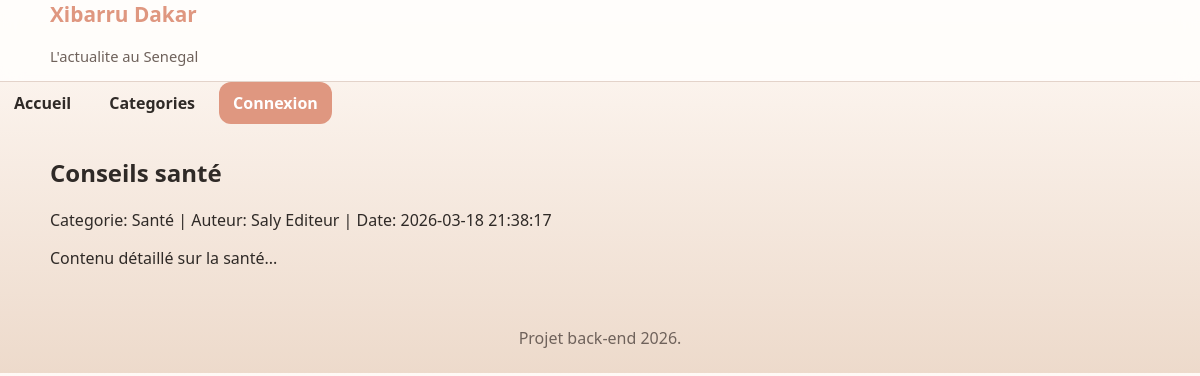
Screenshot of /articles/voir.php?id=2 with the database file from the repository.
### tables this page shows
CREATE TABLE articles (
    id INT AUTO_INCREMENT PRIMARY KEY,
    titre VARCHAR(255) NOT NULL,
    description_courte TEXT NOT NULL,
    contenu LONGTEXT NOT NULL,
    categorie_id INT NOT NULL,
    auteur_id INT NOT NULL,
    date_publication DATETIME NOT NULL DEFAULT CURRENT_TIMESTAMP,
    FOREIGN KEY (categorie_id) REFERENCES categories(id) ON DELETE RESTRICT,
    FOREIGN KEY (auteur_id) REFERENCES utilisateurs(id) ON DELETE RESTRICT
);

CREATE TABLE categories (
    id INT AUTO_INCREMENT PRIMARY KEY,
    nom VARCHAR(100) NOT NULL UNIQUE
);

CREATE TABLE utilisateurs (
    id INT AUTO_INCREMENT PRIMARY KEY,
    prenom VARCHAR(100) NOT NULL,
    nom VARCHAR(100) NOT NULL,
    login VARCHAR(100) NOT NULL UNIQUE,
    mot_de_passe VARCHAR(255) NOT NULL,
    role ENUM('editeur','administrateur') NOT NULL
);

### includes/functions.php (called while the page is built, shortened)
<?php
function e(?string $value): string
{
    return htmlspecialchars((string) $value, ENT_QUOTES, 'UTF-8');
}

### articles/voir.php (the view, shortened to what this page needs)
<?php
$pdo = getPDO();
$id = filter_input(INPUT_GET, 'id', FILTER_VALIDATE_INT);
$stmt = $pdo->prepare(
    'SELECT a.*, c.nom AS categorie, u.prenom, u.nom
     FROM articles a
     INNER JOIN categories c ON c.id = a.categorie_id
     INNER JOIN utilisateurs u ON u.id = a.auteur_id
     WHERE a.id = :id'
);
$stmt->execute(['id' => $id]);
$article = $stmt->fetch();
require __DIR__ . '/../entete.php';
?>
<article>
    <h2><?= e($article['titre']) ?></h2>
    <p>
        Categorie: <?= e($article['categorie']) ?> |
        Auteur: <?= e($article['prenom'] . ' ' . $article['nom']) ?> |
        Date: <?= e($article['date_publication']) ?>
    </p>
    <p><?= nl2br(e($article['contenu'])) ?></p>
</article>
<?php require __DIR__ . '/../includes/footer.php'; ?>

### style.css (style rules this page uses)
:root { --rose: #df9780; --green: #6cb8b0; --cream: #eddacb; --white: #fffdfb; --text: #2f2a27; --muted: #6f625b; --border: #d8c2b5; --danger: #b94f4f; --success: #3f8f72; --shadow: 0 14px 30px rgba(0, 0, 0, 0.08); --radius-lg: 24px; --radius-md: 16px; --radius-sm: 12px; --container: 1100px; }
* { box-sizing: border-box; }
html { scroll-behavior: smooth; }
body { margin: 0; font-family: "Segoe UI", Tahoma, sans-serif; background: linear-gradient(180deg, #fffaf6 0%, var(--cream) 100%); color: var(--text); }
h1, h2, h3, h4, p { margin-top: 0; }

### rows the page displays
articles: titre "Conseils santé", categorie.nom "Santé", auteur.nom "Saly Editeur", date_publication "2026-03-18 21:38:17", contenu "Contenu détaillé sur la santé..."
